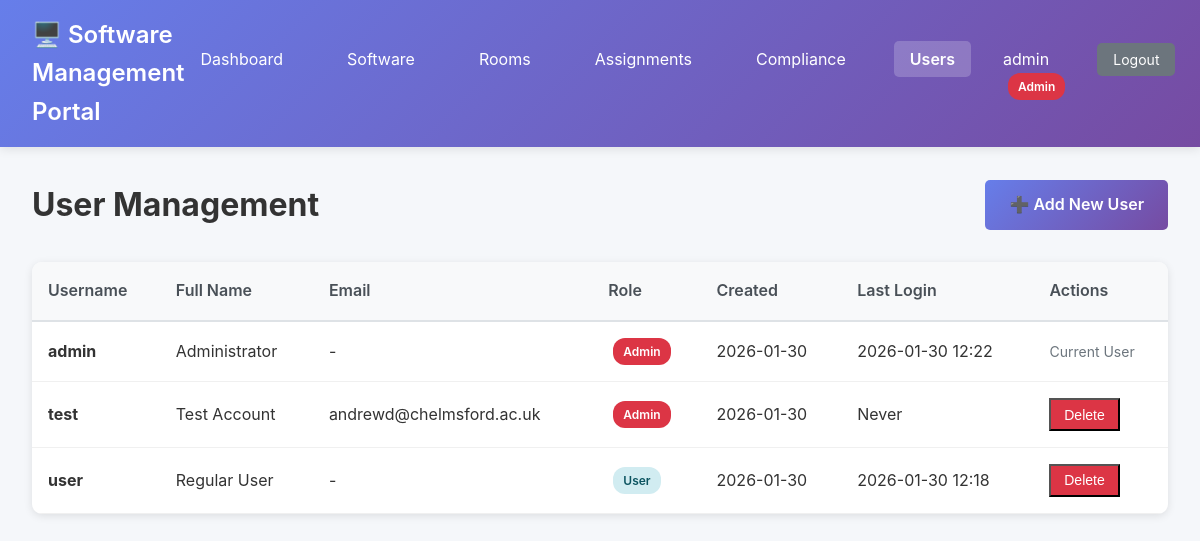
/users (signed in), run on the app's committed database.
### tables this page shows
CREATE TABLE users (
    id INTEGER PRIMARY KEY AUTOINCREMENT,
    username TEXT NOT NULL UNIQUE,
    password_hash TEXT NOT NULL,
    full_name TEXT,
    email TEXT,
    is_superuser BOOLEAN DEFAULT 0,
    created_at TIMESTAMP DEFAULT CURRENT_TIMESTAMP,
    last_login TIMESTAMP
);

### app.py (the view)
@app.route('/users')
@login_required
@superuser_required
def users_list():
    conn = get_db()
    cursor = conn.cursor()
    cursor.execute('''
        SELECT id, username, full_name, email, is_superuser, created_at, last_login
        FROM users
        ORDER BY username
    ''')
    users = cursor.fetchall()
    conn.close()
    return render_template('users_list.html', users=users)

### app.py (called while the page is built)
@login_manager.user_loader
def load_user(user_id):
    conn = get_db()
    cursor = conn.cursor()
    cursor.execute('SELECT id, username, full_name, is_superuser FROM users WHERE id = ?', (user_id,))
    user_data = cursor.fetchone()
    conn.close()
    if user_data:
        return User(user_data['id'], user_data['username'], user_data['full_name'], user_data['is_superuser'])
    return None

@app.context_processor
def inject_pending_assignments():
    if current_user.is_authenticated:
        conn = get_db()
        cursor = conn.cursor()
        cursor.execute('''
            SELECT COUNT(*) as count
            FROM assignments
            WHERE assigned_to = ? AND status = 'pending'
        ''', (current_user.id,))
        result = cursor.fetchone()
        conn.close()
        return {'pending_assignments_count': result['count'] if result else 0}
    return {'pending_assignments_count': 0}

def superuser_required(f):
    @wraps(f)
    def decorated_function(*args, **kwargs):
        if not current_user.is_authenticated or not current_user.is_superuser:
            flash('You need superuser privileges to access this page.', 'error')
            return redirect(url_for('index'))
        return f(*args, **kwargs)
    return decorated_function

def get_db():
    conn = sqlite3.connect(DB_PATH)
    conn.row_factory = sqlite3.Row
    return conn

### templates/users_list.html (shortened to what this page needs)
<!DOCTYPE html>
<html lang="en">
<head>
    <link rel="stylesheet" href="{{ url_for('static', filename='style.css') }}">
</head>
<body>
    <nav class="navbar">
        <div class="nav-brand">
            <h1>🖥️ Software Management Portal</h1>
        </div>
        <ul class="nav-menu">
            <li><a href="{{ url_for('index') }}">Dashboard</a></li>
            <li><a href="{{ url_for('software_list') }}">Software</a></li>
            <li><a href="{{ url_for('rooms_list') }}">Rooms</a></li>
            <li><a href="{{ url_for('my_assignments') }}">{% if current_user.is_superuser %}Assignments{% else %}My Assignments{% endif %}</a></li>
            {% if current_user.is_superuser %}
            <li><a href="{{ url_for('compliance_report') }}">Compliance</a></li>
            <li><a href="{{ url_for('users_list') }}" class="active">Users</a></li>
            {% endif %}
            <li class="user-info">
                {{ current_user.username }}
                {% if current_user.is_superuser %}
                <span class="badge badge-admin">Admin</span>
                {% endif %}
            </li>
            <li><a href="{{ url_for('logout') }}" class="btn-sm btn-secondary">Logout</a></li>
        </ul>
    </nav>
    <div class="container">
        <div class="page-header">
            <h2>User Management</h2>
            <a href="{{ url_for('add_user') }}" class="btn btn-primary">➕ Add New User</a>
        </div>
        <div class="table-container">
            <table class="data-table">
                <thead>
                    <tr>
                        <th>Username</th>
                        <th>Full Name</th>
                        <th>Email</th>
                        <th>Role</th>
                        <th>Created</th>
                        <th>Last Login</th>
                        <th>Actions</th>
                    </tr>
                </thead>
                <tbody>
                    {% for user in users %}
                    <tr>
                        <td><strong>{{ user.username }}</strong></td>
                        <td>{{ user.full_name or '-' }}</td>
                        <td>{{ user.email or '-' }}</td>
                        <td>
                            {% if user.is_superuser %}
                            <span class="badge badge-admin">Admin</span>
                            {% else %}
                            <span class="badge badge-info">User</span>
                            {% endif %}
                        </td>
                        <td>{{ user.created_at[:10] if user.created_at else '-' }}</td>
                        <td>{{ user.last_login[:16] if user.last_login else 'Never' }}</td>
                        <td>
                            {% if user.id != current_user.id %}
                            <form method="post" action="{{ url_for('delete_user', user_id=user.id) }}" style="display:inline;" onsubmit="return confirm('Delete user {{ user.username }}?');">
                                <button type="submit" class="btn-sm btn-danger">Delete</button>
                            </form>
                            {% else %}
                            <span class="text-muted">Current User</span>
                            {% endif %}
                        </td>
                    </tr>
                    {% endfor %}
                </tbody>
            </table>
        </div>
    </div>
</body>
</html>

### static/style.css (style rules this page uses)
* { margin: 0; padding: 0; box-sizing: border-box; }
body { font-family: -apple-system, BlinkMacSystemFont, 'Segoe UI', Roboto, 'Helvetica Neue', Arial, sans-serif; background: #f5f7fa; color: #333; line-height: 1.6; }
.navbar { background: linear-gradient(135deg, #667eea 0%, #764ba2 100%); color: white; padding: 1rem 2rem; box-shadow: 0 2px 10px rgba(0,0,0,0.1); display: flex; justify-content: space-between; align-items: center; }
.nav-brand h1 { font-size: 1.5rem; font-weight: 600; }
.nav-menu { display: flex; list-style: none; gap: 2rem; }
.nav-menu a { color: white; text-decoration: none; padding: 0.5rem 1rem; border-radius: 5px; transition: background 0.3s; position: relative; }
.nav-menu a.active { background: rgba(255,255,255,0.2); font-weight: 600; }
.badge { background: #ff4444; color: white; padding: 2px 8px; border-radius: 12px; font-size: 0.75rem; margin-left: 5px; }
.container { max-width: 1400px; margin: 2rem auto; padding: 0 2rem; }
.page-header { display: flex; justify-content: space-between; align-items: center; margin-bottom: 2rem; }
.page-header h2 { font-size: 2rem; color: #333; }
.table-container { background: white; border-radius: 10px; box-shadow: 0 2px 8px rgba(0,0,0,0.1); overflow-x: auto; margin-bottom: 2rem; }
.data-table { width: 100%; border-collapse: collapse; }
.data-table thead { background: #f8f9fa; border-bottom: 2px solid #dee2e6; }
.data-table th { padding: 1rem; text-align: left; font-weight: 600; color: #495057; white-space: nowrap; }
.data-table td { padding: 1rem; border-bottom: 1px solid #f0f0f0; }
.text-muted { color: #6c757d; font-size: 0.875rem; }
.badge { padding: 4px 10px; border-radius: 12px; font-size: 0.75rem; font-weight: 600; display: inline-block; white-space: nowrap; }
.badge-info { background: #d1ecf1; color: #0c5460; }
.badge-admin { background: #dc3545; color: white; }
.btn { padding: 0.75rem 1.5rem; border: none; border-radius: 5px; font-size: 1rem; font-weight: 600; cursor: pointer; transition: all 0.3s; text-decoration: none; display: inline-block; }
.btn-primary { background: linear-gradient(135deg, #667eea 0%, #764ba2 100%); color: white; }
.btn-secondary { background: #6c757d; color: white; }
.btn-danger { background: #dc3545; color: white; }
.btn-sm { padding: 0.4rem 0.8rem; font-size: 0.875rem; }

### data on the page
users: username "admin", full_name "Administrator", email "-", is_superuser "Admin", created_at "2026-01-30", last_login "2026-01-30 12:22", shows "Current User"
users: username "test", full_name "Test Account", email "andrewd@chelmsford.ac.uk", is_superuser "Admin", created_at "2026-01-30", last_login "Never"
users: username "user", full_name "Regular User", email "-", is_superuser "User", created_at "2026-01-30", last_login "2026-01-30 12:18"
